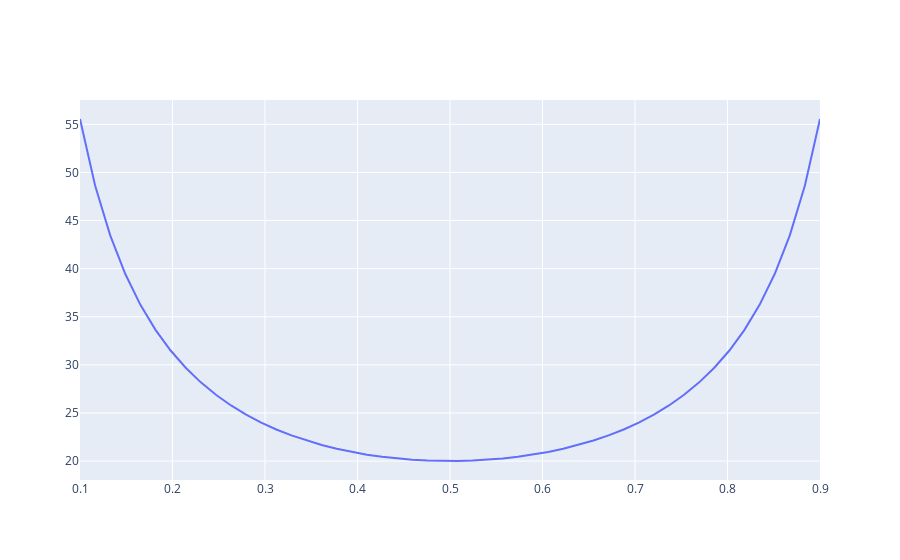

This figure's notebook cell:
### Code cell
from math import factorial
import numpy as np
import plotly.graph_objects as go

def bernoulli(k, xi):
    return factorial(n)/factorial(k)/factorial(n-k) * xi**k * (1-xi)**(n-k)

def bernoulli_g(xi, n):
    return n / xi / (1-xi)

n = 5
k_array = np.arange(0, n, dtype=int)

xi_array = np.linspace(0.1, 0.9, 50)

fig = go.Figure()
fig.add_trace(go.Scatter(x=xi_array, y=bernoulli_g(xi_array, n), mode='lines'))
fig.show()

# fig = go.Figure()
# fig.add_trace(go.Scatter(x=k_array, y=bernoulli(k_array, 0.5), mode='lines'))
# fig.show()

### Figure 1 — Plotly figure (JSON) as saved in the notebook; plotly's stock layout.template omitted (floating-point values rounded to 4 significant figures)
{"data": [{"mode": "lines", "type": "scatter", "x": [0.1, 0.1163, 0.1327, 0.149, 0.1653, 0.1816, 0.198, 0.2143, 0.2306, 0.2469, 0.2633, 0.2796, 0.2959, 0.3122, 0.3286, 0.3449, 0.3612, 0.3776, 0.3939, 0.4102, 0.4265, 0.4429, 0.4592, 0.4755, 0.4918, 0.5082, 0.5245, 0.5408, 0.5571, 0.5735, 0.5898, 0.6061, 0.6224, 0.6388, 0.6551, 0.6714, 0.6878, 0.7041, 0.7204, 0.7367, 0.7531, 0.7694, 0.7857, 0.802, 0.8184, 0.8347, 0.851, 0.8673, 0.8837, 0.9], "y": [55.56, 48.64, 43.46, 39.44, 36.24, 33.64, 31.49, 29.7, 28.18, 26.89, 25.78, 24.82, 24.0, 23.28, 22.66, 22.13, 21.67, 21.28, 20.94, 20.67, 20.44, 20.26, 20.13, 20.05, 20.01, 20.01, 20.05, 20.13, 20.26, 20.44, 20.67, 20.94, 21.28, 21.67, 22.13, 22.66, 23.28, 24.0, 24.82, 25.78, 26.89, 28.18, 29.7, 31.49, 33.64, 36.24, 39.44, 43.46, 48.64, 55.56]}], "layout": {}}
